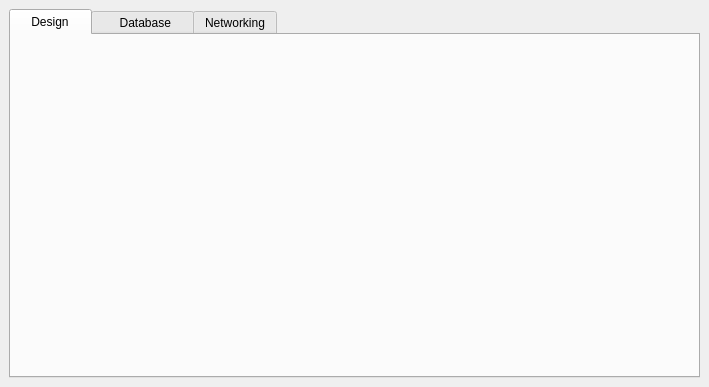
<?xml version="1.0" encoding="UTF-8"?>
<ui version="4.0">
 <class>Settings</class>
 <widget class="QMainWindow" name="Settings">
  <property name="geometry">
   <rect>
    <x>0</x>
    <y>0</y>
    <width>709</width>
    <height>387</height>
   </rect>
  </property>
  <property name="windowTitle">
   <string>MainWindow</string>
  </property>
  <property name="windowIcon">
   <iconset resource="images.qrc">
    <normaloff>:/images/logo.png</normaloff>:/images/logo.png</iconset>
  </property>
  <widget class="QWidget" name="centralwidget">
   <layout class="QGridLayout" name="gridLayout">
    <item row="0" column="0">
     <widget class="QTabWidget" name="tabWidget">
      <property name="currentIndex">
       <number>0</number>
      </property>
      <widget class="QWidget" name="tab">
       <attribute name="title">
        <string>   Design   </string>
       </attribute>
       <layout class="QGridLayout" name="gridLayout_2">
        <item row="0" column="0">
         <widget class="QWidget" name="widget" native="true"/>
        </item>
       </layout>
      </widget>
      <widget class="QWidget" name="tab_2">
       <attribute name="title">
        <string>     Database   </string>
       </attribute>
       <layout class="QGridLayout" name="gridLayout_3">
        <item row="0" column="0">
         <widget class="QWidget" name="widget_2" native="true"/>
        </item>
       </layout>
      </widget>
      <widget class="QWidget" name="tab_3">
       <attribute name="title">
        <string>Networking</string>
       </attribute>
       <layout class="QGridLayout" name="gridLayout_4">
        <item row="0" column="0">
         <widget class="QWidget" name="widget_3" native="true">
          <widget class="QWidget" name="verticalLayoutWidget">
           <property name="geometry">
            <rect>
             <x>0</x>
             <y>10</y>
             <width>141</width>
             <height>151</height>
            </rect>
           </property>
           <layout class="QVBoxLayout" name="verticalLayout">
            <item>
             <widget class="QLabel" name="label">
              <property name="sizePolicy">
               <sizepolicy hsizetype="Preferred" vsizetype="Fixed">
                <horstretch>0</horstretch>
                <verstretch>0</verstretch>
               </sizepolicy>
              </property>
              <property name="text">
               <string>DataBase Name</string>
              </property>
             </widget>
            </item>
            <item>
             <widget class="QLineEdit" name="lineEdit_2"/>
            </item>
            <item>
             <widget class="QLabel" name="label_2">
              <property name="sizePolicy">
               <sizepolicy hsizetype="Preferred" vsizetype="Fixed">
                <horstretch>0</horstretch>
                <verstretch>0</verstretch>
               </sizepolicy>
              </property>
              <property name="text">
               <string>Database </string>
              </property>
             </widget>
            </item>
            <item>
             <widget class="QLineEdit" name="lineEdit"/>
            </item>
           </layout>
          </widget>
         </widget>
        </item>
       </layout>
      </widget>
     </widget>
    </item>
   </layout>
  </widget>
 </widget>
 <resources>
  <include location="images.qrc"/>
 </resources>
 <connections/>
</ui>
